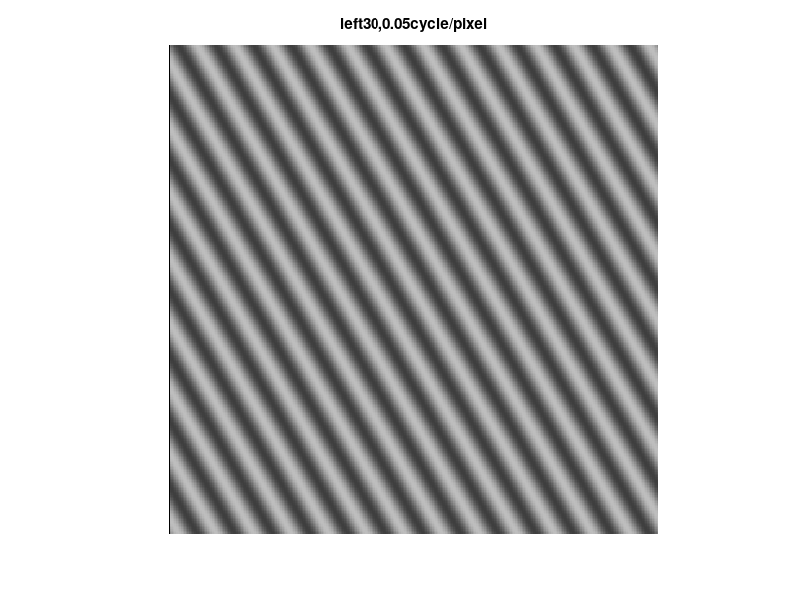
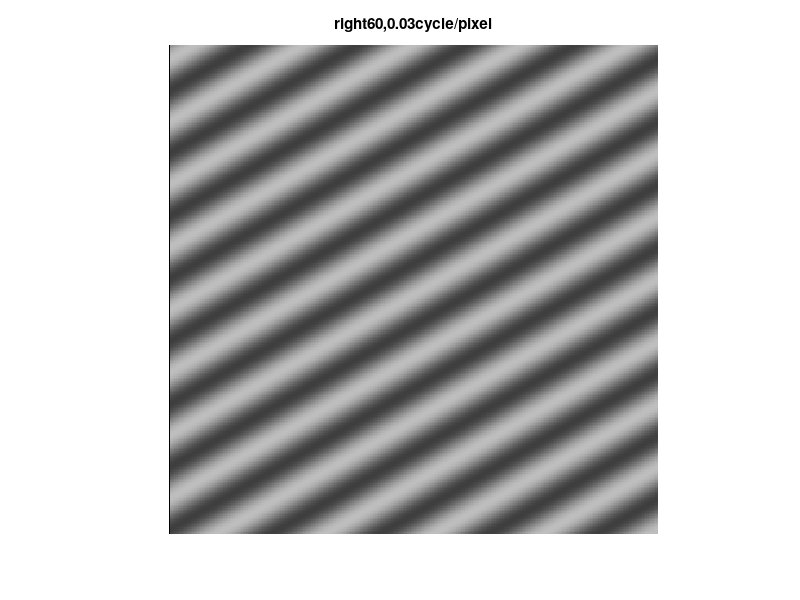

MATLAB code for these plots, in order:
clear all;
close all;

c=0.5;
f1=0.05;
f2=0.03;
d1=-pi/3;
d2=pi/6;
L0=255/2;
h=300;
w=300;

L1=zeros(h,w);
L2=zeros(h,w);
for k=1:h;
    for l=1:w;
        L1(k,l)=L0*(1+c*sin(2*pi*f1*(l*sin(d1)+k*cos(d1))));
        L2(k,l)=L0*(1+c*sin(2*pi*f2*(l*sin(d2)+k*cos(d2))));
    end
end

figure;
colormap(gray(256));
image(L1);
title('left30,0.05cycle/pixel');
axis off;
axis image;
figure;
colormap(gray(256));
image(L2);
title('right60,0.03cycle/pixel');
axis off;
axis image;

